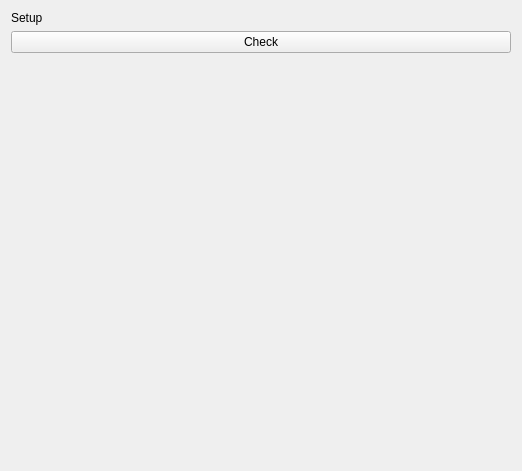
<?xml version="1.0" encoding="UTF-8"?>
<ui version="4.0">
 <class>Form</class>
 <widget class="QWidget" name="Form">
  <property name="geometry">
   <rect>
    <x>0</x>
    <y>0</y>
    <width>522</width>
    <height>471</height>
   </rect>
  </property>
  <property name="windowTitle">
   <string>Form</string>
  </property>
  <layout class="QVBoxLayout" name="verticalLayout">
   <item>
    <widget class="QLabel" name="geSetupLabel">
     <property name="text">
      <string>Setup</string>
     </property>
    </widget>
   </item>
   <item>
    <widget class="QPushButton" name="pushButton">
     <property name="text">
      <string>Check</string>
     </property>
    </widget>
   </item>
   <item>
    <spacer name="verticalSpacer">
     <property name="orientation">
      <enum>Qt::Vertical</enum>
     </property>
     <property name="sizeHint" stdset="0">
      <size>
       <width>20</width>
       <height>40</height>
      </size>
     </property>
    </spacer>
   </item>
  </layout>
 </widget>
 <resources/>
 <connections/>
</ui>
